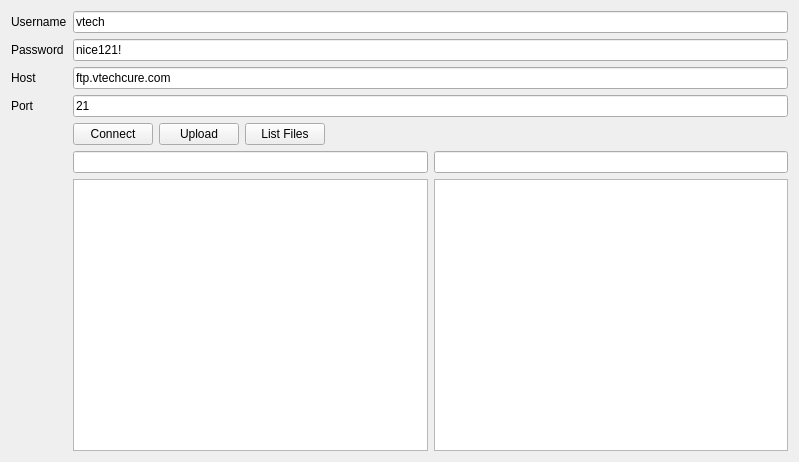
<?xml version="1.0" encoding="UTF-8"?>
<ui version="4.0">
 <class>FtpUploader</class>
 <widget class="QWidget" name="FtpUploader">
  <property name="geometry">
   <rect>
    <x>0</x>
    <y>0</y>
    <width>799</width>
    <height>462</height>
   </rect>
  </property>
  <property name="windowTitle">
   <string>FTP Panel</string>
  </property>
  <layout class="QGridLayout" name="gridLayout">
   <item row="1" column="0">
    <widget class="QLabel" name="label_2">
     <property name="text">
      <string>Password</string>
     </property>
    </widget>
   </item>
   <item row="4" column="1">
    <layout class="QHBoxLayout" name="horizontalLayout_2">
     <item>
      <widget class="QPushButton" name="btnConnect">
       <property name="text">
        <string>Connect</string>
       </property>
      </widget>
     </item>
     <item>
      <widget class="QPushButton" name="btnUpload">
       <property name="text">
        <string>Upload</string>
       </property>
      </widget>
     </item>
     <item>
      <widget class="QPushButton" name="btnListFiles">
       <property name="text">
        <string>List Files</string>
       </property>
      </widget>
     </item>
     <item>
      <spacer name="horizontalSpacer">
       <property name="orientation">
        <enum>Qt::Horizontal</enum>
       </property>
       <property name="sizeHint" stdset="0">
        <size>
         <width>40</width>
         <height>20</height>
        </size>
       </property>
      </spacer>
     </item>
    </layout>
   </item>
   <item row="2" column="1">
    <widget class="QLineEdit" name="hostname">
     <property name="text">
      <string>ftp.vtechcure.com</string>
     </property>
    </widget>
   </item>
   <item row="0" column="0">
    <widget class="QLabel" name="label">
     <property name="text">
      <string>Username</string>
     </property>
    </widget>
   </item>
   <item row="3" column="0">
    <widget class="QLabel" name="label_4">
     <property name="text">
      <string>Port</string>
     </property>
    </widget>
   </item>
   <item row="2" column="0">
    <widget class="QLabel" name="label_3">
     <property name="text">
      <string>Host</string>
     </property>
    </widget>
   </item>
   <item row="3" column="1">
    <widget class="QLineEdit" name="port">
     <property name="text">
      <string>21</string>
     </property>
    </widget>
   </item>
   <item row="5" column="1">
    <layout class="QGridLayout" name="gridLayout_2">
     <item row="1" column="0">
      <widget class="QListWidget" name="listLocalFiles"/>
     </item>
     <item row="1" column="1">
      <widget class="QListWidget" name="listServerFiles"/>
     </item>
     <item row="0" column="0">
      <widget class="QLineEdit" name="lineEdit"/>
     </item>
     <item row="0" column="1">
      <widget class="QLineEdit" name="lineEdit_2"/>
     </item>
    </layout>
   </item>
   <item row="1" column="1">
    <widget class="QLineEdit" name="password">
     <property name="text">
      <string>nice121!</string>
     </property>
    </widget>
   </item>
   <item row="0" column="1">
    <widget class="QLineEdit" name="username">
     <property name="text">
      <string>vtech</string>
     </property>
    </widget>
   </item>
  </layout>
 </widget>
 <resources/>
 <connections/>
</ui>
